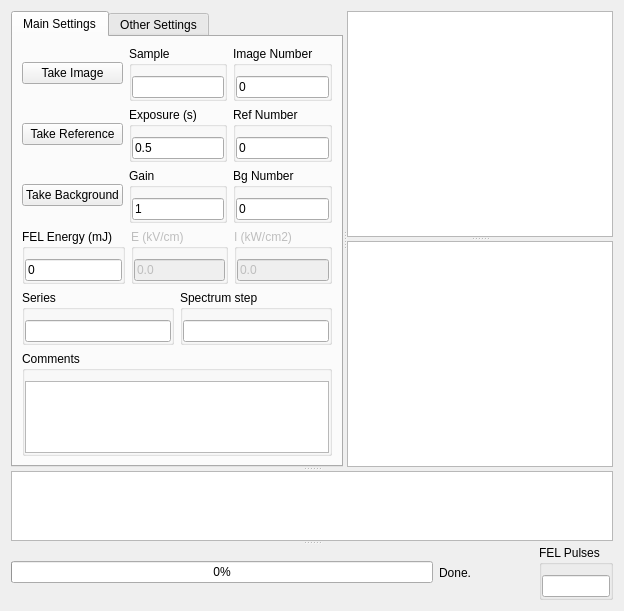
<?xml version="1.0" encoding="UTF-8"?>
<ui version="4.0">
 <class>TwoColorAbs</class>
 <widget class="QWidget" name="TwoColorAbs">
  <property name="geometry">
   <rect>
    <x>0</x>
    <y>0</y>
    <width>624</width>
    <height>548</height>
   </rect>
  </property>
  <property name="windowTitle">
   <string>Form</string>
  </property>
  <layout class="QVBoxLayout" name="verticalLayout">
   <item>
    <widget class="QSplitter" name="splitterAll">
     <property name="orientation">
      <enum>Qt::Vertical</enum>
     </property>
     <widget class="QSplitter" name="splitterTop">
      <property name="orientation">
       <enum>Qt::Horizontal</enum>
      </property>
      <widget class="QTabWidget" name="tabWidget_3">
       <property name="sizePolicy">
        <sizepolicy hsizetype="Expanding" vsizetype="Expanding">
         <horstretch>1</horstretch>
         <verstretch>0</verstretch>
        </sizepolicy>
       </property>
       <property name="currentIndex">
        <number>0</number>
       </property>
       <widget class="QWidget" name="tab_3">
        <attribute name="title">
         <string>Main Settings</string>
        </attribute>
        <layout class="QVBoxLayout" name="verticalLayout_2">
         <item>
          <layout class="QGridLayout" name="gridLayout" columnstretch="1,0,0">
           <item row="4" column="0">
            <widget class="QPushButton" name="bCCDBack">
             <property name="text">
              <string>Take Background</string>
             </property>
            </widget>
           </item>
           <item row="4" column="1">
            <widget class="QGroupBox" name="groupBox_35">
             <property name="title">
              <string>Gain</string>
             </property>
             <property name="flat">
              <bool>true</bool>
             </property>
             <layout class="QHBoxLayout" name="horizontalLayout_33">
              <property name="leftMargin">
               <number>0</number>
              </property>
              <property name="topMargin">
               <number>10</number>
              </property>
              <property name="rightMargin">
               <number>0</number>
              </property>
              <property name="bottomMargin">
               <number>0</number>
              </property>
              <item>
               <widget class="QINumberEdit" name="tEMCCDGain">
                <property name="text">
                 <string>1</string>
                </property>
               </widget>
              </item>
             </layout>
            </widget>
           </item>
           <item row="4" column="2">
            <widget class="QGroupBox" name="groupBox_38">
             <property name="title">
              <string>Bg Number</string>
             </property>
             <property name="flat">
              <bool>true</bool>
             </property>
             <property name="checkable">
              <bool>false</bool>
             </property>
             <layout class="QGridLayout" name="gridLayout_8">
              <property name="leftMargin">
               <number>0</number>
              </property>
              <property name="topMargin">
               <number>10</number>
              </property>
              <property name="rightMargin">
               <number>0</number>
              </property>
              <property name="bottomMargin">
               <number>0</number>
              </property>
              <property name="spacing">
               <number>0</number>
              </property>
              <item row="0" column="0">
               <widget class="QINumberEdit" name="tCCDBGNum">
                <property name="text">
                 <string>0</string>
                </property>
               </widget>
              </item>
             </layout>
            </widget>
           </item>
           <item row="3" column="1">
            <widget class="QGroupBox" name="groupBox_34">
             <property name="title">
              <string>Exposure (s)</string>
             </property>
             <property name="flat">
              <bool>true</bool>
             </property>
             <layout class="QHBoxLayout" name="horizontalLayout_32">
              <property name="leftMargin">
               <number>0</number>
              </property>
              <property name="topMargin">
               <number>10</number>
              </property>
              <property name="rightMargin">
               <number>0</number>
              </property>
              <property name="bottomMargin">
               <number>0</number>
              </property>
              <item>
               <widget class="QFNumberEdit" name="tEMCCDExp">
                <property name="text">
                 <string>0.5</string>
                </property>
               </widget>
              </item>
             </layout>
            </widget>
           </item>
           <item row="0" column="0">
            <widget class="QPushButton" name="bCCDImage">
             <property name="text">
              <string>Take Image</string>
             </property>
            </widget>
           </item>
           <item row="3" column="0">
            <widget class="QPushButton" name="bCCDReference">
             <property name="text">
              <string>Take Reference</string>
             </property>
            </widget>
           </item>
           <item row="0" column="1">
            <widget class="QGroupBox" name="groupBox_42">
             <property name="title">
              <string>Sample</string>
             </property>
             <property name="flat">
              <bool>true</bool>
             </property>
             <property name="checkable">
              <bool>false</bool>
             </property>
             <layout class="QGridLayout" name="gridLayout_12">
              <property name="leftMargin">
               <number>0</number>
              </property>
              <property name="topMargin">
               <number>10</number>
              </property>
              <property name="rightMargin">
               <number>0</number>
              </property>
              <property name="bottomMargin">
               <number>0</number>
              </property>
              <property name="spacing">
               <number>0</number>
              </property>
              <item row="0" column="0">
               <widget class="QLineEdit" name="tSampleName">
                <property name="toolTip">
                 <string/>
                </property>
                <property name="statusTip">
                 <string/>
                </property>
                <property name="whatsThis">
                 <string/>
                </property>
                <property name="accessibleName">
                 <string/>
                </property>
                <property name="accessibleDescription">
                 <string/>
                </property>
                <property name="inputMethodHints">
                 <set>Qt::ImhNone</set>
                </property>
                <property name="text">
                 <string/>
                </property>
               </widget>
              </item>
             </layout>
            </widget>
           </item>
           <item row="0" column="2">
            <widget class="QGroupBox" name="groupBox_37">
             <property name="title">
              <string>Image Number</string>
             </property>
             <property name="flat">
              <bool>true</bool>
             </property>
             <property name="checkable">
              <bool>false</bool>
             </property>
             <layout class="QGridLayout" name="gridLayout_7">
              <property name="leftMargin">
               <number>0</number>
              </property>
              <property name="topMargin">
               <number>10</number>
              </property>
              <property name="rightMargin">
               <number>0</number>
              </property>
              <property name="bottomMargin">
               <number>0</number>
              </property>
              <property name="spacing">
               <number>0</number>
              </property>
              <item row="0" column="0">
               <widget class="QINumberEdit" name="tCCDImageNum">
                <property name="text">
                 <string>0</string>
                </property>
               </widget>
              </item>
             </layout>
            </widget>
           </item>
           <item row="3" column="2">
            <widget class="QGroupBox" name="groupBox">
             <property name="title">
              <string>Ref Number</string>
             </property>
             <property name="flat">
              <bool>true</bool>
             </property>
             <layout class="QHBoxLayout" name="horizontalLayout">
              <property name="leftMargin">
               <number>0</number>
              </property>
              <property name="topMargin">
               <number>10</number>
              </property>
              <property name="rightMargin">
               <number>0</number>
              </property>
              <property name="bottomMargin">
               <number>0</number>
              </property>
              <item>
               <widget class="QINumberEdit" name="tCCDRefNum">
                <property name="text">
                 <string>0</string>
                </property>
               </widget>
              </item>
             </layout>
            </widget>
           </item>
          </layout>
         </item>
         <item>
          <layout class="QHBoxLayout" name="horizontalLayout_6">
           <item>
            <widget class="QGroupBox" name="groupBox_5">
             <property name="title">
              <string>FEL Energy (mJ)</string>
             </property>
             <property name="flat">
              <bool>true</bool>
             </property>
             <layout class="QHBoxLayout" name="horizontalLayout_7">
              <property name="leftMargin">
               <number>0</number>
              </property>
              <property name="topMargin">
               <number>10</number>
              </property>
              <property name="rightMargin">
               <number>0</number>
              </property>
              <property name="bottomMargin">
               <number>0</number>
              </property>
              <item>
               <widget class="QFNumberEdit" name="tCCDFELP">
                <property name="text">
                 <string>0</string>
                </property>
               </widget>
              </item>
             </layout>
            </widget>
           </item>
           <item>
            <widget class="QGroupBox" name="groupBox_6">
             <property name="enabled">
              <bool>false</bool>
             </property>
             <property name="title">
              <string>E (kV/cm)</string>
             </property>
             <property name="flat">
              <bool>true</bool>
             </property>
             <layout class="QHBoxLayout" name="horizontalLayout_8">
              <property name="leftMargin">
               <number>0</number>
              </property>
              <property name="topMargin">
               <number>10</number>
              </property>
              <property name="rightMargin">
               <number>0</number>
              </property>
              <property name="bottomMargin">
               <number>0</number>
              </property>
              <item>
               <widget class="QLineEdit" name="tCCDEField">
                <property name="text">
                 <string>0.0</string>
                </property>
               </widget>
              </item>
             </layout>
            </widget>
           </item>
           <item>
            <widget class="QGroupBox" name="groupBox_7">
             <property name="enabled">
              <bool>false</bool>
             </property>
             <property name="title">
              <string>I (kW/cm2)</string>
             </property>
             <property name="flat">
              <bool>true</bool>
             </property>
             <layout class="QHBoxLayout" name="horizontalLayout_9">
              <property name="leftMargin">
               <number>0</number>
              </property>
              <property name="topMargin">
               <number>10</number>
              </property>
              <property name="rightMargin">
               <number>0</number>
              </property>
              <property name="bottomMargin">
               <number>0</number>
              </property>
              <item>
               <widget class="QLineEdit" name="tCCDIntensity">
                <property name="text">
                 <string>0.0</string>
                </property>
               </widget>
              </item>
             </layout>
            </widget>
           </item>
          </layout>
         </item>
         <item>
          <layout class="QHBoxLayout" name="horizontalLayout_5">
           <item>
            <widget class="QGroupBox" name="groupBox_Series">
             <property name="title">
              <string>Series</string>
             </property>
             <property name="flat">
              <bool>true</bool>
             </property>
             <layout class="QHBoxLayout" name="horizontalLayout_2">
              <property name="leftMargin">
               <number>0</number>
              </property>
              <property name="topMargin">
               <number>10</number>
              </property>
              <property name="rightMargin">
               <number>0</number>
              </property>
              <property name="bottomMargin">
               <number>0</number>
              </property>
              <item>
               <widget class="QLineEdit" name="tCCDSeries">
                <property name="toolTip">
                 <string>NIRP, NIRW, FELF, FELP, SLITS, SPECL</string>
                </property>
               </widget>
              </item>
             </layout>
            </widget>
           </item>
           <item>
            <widget class="QGroupBox" name="groupBox_4">
             <property name="title">
              <string>Spectrum step</string>
             </property>
             <property name="flat">
              <bool>true</bool>
             </property>
             <layout class="QHBoxLayout" name="horizontalLayout_3">
              <property name="spacing">
               <number>6</number>
              </property>
              <property name="leftMargin">
               <number>0</number>
              </property>
              <property name="topMargin">
               <number>10</number>
              </property>
              <property name="rightMargin">
               <number>0</number>
              </property>
              <property name="bottomMargin">
               <number>0</number>
              </property>
              <item>
               <widget class="QLineEdit" name="tSpectrumStep"/>
              </item>
             </layout>
            </widget>
           </item>
          </layout>
         </item>
         <item>
          <widget class="QGroupBox" name="groupBox_46">
           <property name="title">
            <string>Comments</string>
           </property>
           <property name="flat">
            <bool>true</bool>
           </property>
           <layout class="QHBoxLayout" name="horizontalLayout_37">
            <property name="leftMargin">
             <number>0</number>
            </property>
            <property name="topMargin">
             <number>10</number>
            </property>
            <property name="rightMargin">
             <number>0</number>
            </property>
            <property name="bottomMargin">
             <number>0</number>
            </property>
            <item>
             <widget class="QTextEdit" name="tCCDComments"/>
            </item>
           </layout>
          </widget>
         </item>
        </layout>
       </widget>
       <widget class="QWidget" name="tab_4">
        <attribute name="title">
         <string>Other Settings</string>
        </attribute>
        <layout class="QHBoxLayout" name="horizontalLayout_52">
         <item>
          <layout class="QGridLayout" name="gridLayout_17">
           <item row="2" column="3">
            <widget class="QGroupBox" name="groupBox_10">
             <property name="title">
              <string>Sample E_Eff</string>
             </property>
             <property name="flat">
              <bool>true</bool>
             </property>
             <layout class="QHBoxLayout" name="horizontalLayout_12">
              <property name="leftMargin">
               <number>0</number>
              </property>
              <property name="topMargin">
               <number>10</number>
              </property>
              <property name="rightMargin">
               <number>0</number>
              </property>
              <property name="bottomMargin">
               <number>0</number>
              </property>
              <item>
               <widget class="QFNumberEdit" name="tCCDEffectiveField">
                <property name="text">
                 <string>1.0</string>
                </property>
               </widget>
              </item>
             </layout>
            </widget>
           </item>
           <item row="2" column="0">
            <widget class="QGroupBox" name="groupBox_11">
             <property name="title">
              <string>Spot Size(cm)</string>
             </property>
             <property name="flat">
              <bool>true</bool>
             </property>
             <layout class="QHBoxLayout" name="horizontalLayout_10">
              <property name="leftMargin">
               <number>0</number>
              </property>
              <property name="topMargin">
               <number>10</number>
              </property>
              <property name="rightMargin">
               <number>0</number>
              </property>
              <property name="bottomMargin">
               <number>0</number>
              </property>
              <item>
               <widget class="QFNumberEdit" name="tCCDSpotSize">
                <property name="text">
                 <string>0.05</string>
                </property>
               </widget>
              </item>
             </layout>
            </widget>
           </item>
           <item row="2" column="2">
            <widget class="QGroupBox" name="groupBox_12">
             <property name="title">
              <string>Window Trans</string>
             </property>
             <property name="flat">
              <bool>true</bool>
             </property>
             <layout class="QHBoxLayout" name="horizontalLayout_11">
              <property name="leftMargin">
               <number>0</number>
              </property>
              <property name="topMargin">
               <number>10</number>
              </property>
              <property name="rightMargin">
               <number>0</number>
              </property>
              <property name="bottomMargin">
               <number>0</number>
              </property>
              <item>
               <widget class="QFNumberEdit" name="tCCDWindowTransmission">
                <property name="text">
                 <string>1.0</string>
                </property>
               </widget>
              </item>
             </layout>
            </widget>
           </item>
           <item row="1" column="2">
            <widget class="QGroupBox" name="groupBox_44">
             <property name="title">
              <string>Ymax</string>
             </property>
             <property name="flat">
              <bool>true</bool>
             </property>
             <property name="checkable">
              <bool>false</bool>
             </property>
             <layout class="QGridLayout" name="gridLayout_14">
              <property name="leftMargin">
               <number>0</number>
              </property>
              <property name="topMargin">
               <number>10</number>
              </property>
              <property name="rightMargin">
               <number>0</number>
              </property>
              <property name="bottomMargin">
               <number>0</number>
              </property>
              <property name="spacing">
               <number>0</number>
              </property>
              <item row="0" column="0">
               <widget class="QLineEdit" name="tCCDYMax">
                <property name="text">
                 <string>400</string>
                </property>
               </widget>
              </item>
             </layout>
            </widget>
           </item>
           <item row="0" column="2">
            <widget class="QGroupBox" name="groupBox_45">
             <property name="title">
              <string>Slits</string>
             </property>
             <property name="flat">
              <bool>true</bool>
             </property>
             <property name="checkable">
              <bool>false</bool>
             </property>
             <layout class="QGridLayout" name="gridLayout_15">
              <property name="leftMargin">
               <number>0</number>
              </property>
              <property name="topMargin">
               <number>10</number>
              </property>
              <property name="rightMargin">
               <number>0</number>
              </property>
              <property name="bottomMargin">
               <number>0</number>
              </property>
              <property name="spacing">
               <number>0</number>
              </property>
              <item row="0" column="0">
               <widget class="QLineEdit" name="tCCDSlits">
                <property name="text">
                 <string>0</string>
                </property>
               </widget>
              </item>
             </layout>
            </widget>
           </item>
           <item row="0" column="3">
            <widget class="QGroupBox" name="groupBox_9">
             <property name="title">
              <string>FEL Freq (cm-1)</string>
             </property>
             <property name="flat">
              <bool>true</bool>
             </property>
             <layout class="QHBoxLayout" name="horizontalLayout_14">
              <property name="leftMargin">
               <number>0</number>
              </property>
              <property name="topMargin">
               <number>10</number>
              </property>
              <property name="rightMargin">
               <number>0</number>
              </property>
              <property name="bottomMargin">
               <number>0</number>
              </property>
              <item>
               <widget class="QFNumberEdit" name="tCCDFELFreq">
                <property name="text">
                 <string>0</string>
                </property>
               </widget>
              </item>
             </layout>
            </widget>
           </item>
           <item row="1" column="0">
            <widget class="QGroupBox" name="groupBox_43">
             <property name="title">
              <string>Ymin</string>
             </property>
             <property name="flat">
              <bool>true</bool>
             </property>
             <property name="checkable">
              <bool>false</bool>
             </property>
             <layout class="QGridLayout" name="gridLayout_13">
              <property name="leftMargin">
               <number>0</number>
              </property>
              <property name="topMargin">
               <number>10</number>
              </property>
              <property name="rightMargin">
               <number>0</number>
              </property>
              <property name="bottomMargin">
               <number>0</number>
              </property>
              <property name="spacing">
               <number>0</number>
              </property>
              <item row="0" column="0">
               <widget class="QLineEdit" name="tCCDYMin">
                <property name="text">
                 <string>0</string>
                </property>
               </widget>
              </item>
             </layout>
            </widget>
           </item>
           <item row="0" column="0">
            <widget class="QGroupBox" name="groupBox_2">
             <property name="title">
              <string>Sample Temp</string>
             </property>
             <property name="flat">
              <bool>true</bool>
             </property>
             <layout class="QHBoxLayout" name="horizontalLayout_44">
              <property name="leftMargin">
               <number>0</number>
              </property>
              <property name="topMargin">
               <number>10</number>
              </property>
              <property name="rightMargin">
               <number>0</number>
              </property>
              <property name="bottomMargin">
               <number>0</number>
              </property>
              <item>
               <widget class="QLineEdit" name="tCCDSampleTemp"/>
              </item>
             </layout>
            </widget>
           </item>
           <item row="1" column="3">
            <widget class="QGroupBox" name="groupBox_8">
             <property name="title">
              <string>Rep Rate (Hz)</string>
             </property>
             <property name="flat">
              <bool>true</bool>
             </property>
             <layout class="QHBoxLayout" name="horizontalLayout_13">
              <property name="leftMargin">
               <number>0</number>
              </property>
              <property name="topMargin">
               <number>10</number>
              </property>
              <property name="rightMargin">
               <number>0</number>
              </property>
              <property name="bottomMargin">
               <number>0</number>
              </property>
              <item>
               <widget class="QLineEdit" name="tCCDFELRR"/>
              </item>
             </layout>
            </widget>
           </item>
           <item row="3" column="0">
            <widget class="QGroupBox" name="groupBox_3">
             <property name="title">
              <string>LED Current (mA)</string>
             </property>
             <property name="flat">
              <bool>true</bool>
             </property>
             <layout class="QHBoxLayout" name="horizontalLayout_15">
              <property name="leftMargin">
               <number>0</number>
              </property>
              <property name="topMargin">
               <number>10</number>
              </property>
              <property name="rightMargin">
               <number>0</number>
              </property>
              <property name="bottomMargin">
               <number>0</number>
              </property>
              <item>
               <widget class="QLineEdit" name="tCCDLEDCurrent">
                <property name="text">
                 <string>0</string>
                </property>
               </widget>
              </item>
             </layout>
            </widget>
           </item>
           <item row="4" column="0">
            <spacer name="verticalSpacer_4">
             <property name="orientation">
              <enum>Qt::Vertical</enum>
             </property>
             <property name="sizeHint" stdset="0">
              <size>
               <width>20</width>
               <height>40</height>
              </size>
             </property>
            </spacer>
           </item>
           <item row="3" column="2">
            <widget class="QGroupBox" name="groupBox_14">
             <property name="title">
              <string>LED Temp</string>
             </property>
             <property name="flat">
              <bool>true</bool>
             </property>
             <layout class="QHBoxLayout" name="horizontalLayout_16">
              <property name="leftMargin">
               <number>0</number>
              </property>
              <property name="topMargin">
               <number>10</number>
              </property>
              <property name="rightMargin">
               <number>0</number>
              </property>
              <property name="bottomMargin">
               <number>0</number>
              </property>
              <item>
               <widget class="QLineEdit" name="tCCDLEDTemp">
                <property name="text">
                 <string>0</string>
                </property>
               </widget>
              </item>
             </layout>
            </widget>
           </item>
          </layout>
         </item>
        </layout>
       </widget>
      </widget>
      <widget class="QSplitter" name="splitterImages">
       <property name="sizePolicy">
        <sizepolicy hsizetype="Preferred" vsizetype="Expanding">
         <horstretch>10</horstretch>
         <verstretch>0</verstretch>
        </sizepolicy>
       </property>
       <property name="orientation">
        <enum>Qt::Vertical</enum>
       </property>
       <widget class="GraphicsLayoutWidget" name="gCCDImage">
        <property name="sizePolicy">
         <sizepolicy hsizetype="Expanding" vsizetype="Preferred">
          <horstretch>1</horstretch>
          <verstretch>1</verstretch>
         </sizepolicy>
        </property>
       </widget>
       <widget class="GraphicsLayoutWidget" name="gCCDBack">
        <property name="sizePolicy">
         <sizepolicy hsizetype="Expanding" vsizetype="Preferred">
          <horstretch>1</horstretch>
          <verstretch>1</verstretch>
         </sizepolicy>
        </property>
       </widget>
      </widget>
     </widget>
     <widget class="PlotWidget" name="gCCDBin"/>
     <widget class="QWidget" name="layoutWidget">
      <layout class="QHBoxLayout" name="horizontalLayout_34" stretch="9,1,1,1">
       <property name="bottomMargin">
        <number>0</number>
       </property>
       <item>
        <widget class="QProgressBar" name="pCCD">
         <property name="value">
          <number>0</number>
         </property>
        </widget>
       </item>
       <item>
        <widget class="QLabel" name="lCCDProg">
         <property name="text">
          <string>Done.</string>
         </property>
        </widget>
       </item>
       <item>
        <spacer name="horizontalSpacer_3">
         <property name="orientation">
          <enum>Qt::Horizontal</enum>
         </property>
         <property name="sizeHint" stdset="0">
          <size>
           <width>40</width>
           <height>20</height>
          </size>
         </property>
        </spacer>
       </item>
       <item>
        <widget class="QGroupBox" name="groupBox_13">
         <property name="title">
          <string>FEL Pulses</string>
         </property>
         <property name="flat">
          <bool>true</bool>
         </property>
         <layout class="QHBoxLayout" name="horizontalLayout_4">
          <property name="leftMargin">
           <number>0</number>
          </property>
          <property name="topMargin">
           <number>10</number>
          </property>
          <property name="rightMargin">
           <number>0</number>
          </property>
          <property name="bottomMargin">
           <number>0</number>
          </property>
          <item>
           <widget class="QLineEdit" name="tCCDFELPulses">
            <property name="readOnly">
             <bool>true</bool>
            </property>
           </widget>
          </item>
         </layout>
        </widget>
       </item>
      </layout>
     </widget>
    </widget>
   </item>
  </layout>
 </widget>
 <customwidgets>
  <customwidget>
   <class>QINumberEdit</class>
   <extends>QLineEdit</extends>
   <header>InstsAndQt.customQt</header>
  </customwidget>
  <customwidget>
   <class>QFNumberEdit</class>
   <extends>QLineEdit</extends>
   <header>InstsAndQt.customQt</header>
  </customwidget>
  <customwidget>
   <class>PlotWidget</class>
   <extends>QGraphicsView</extends>
   <header>pyqtgraph</header>
  </customwidget>
  <customwidget>
   <class>GraphicsLayoutWidget</class>
   <extends>QGraphicsView</extends>
   <header>pyqtgraph</header>
  </customwidget>
 </customwidgets>
 <resources/>
 <connections/>
</ui>
